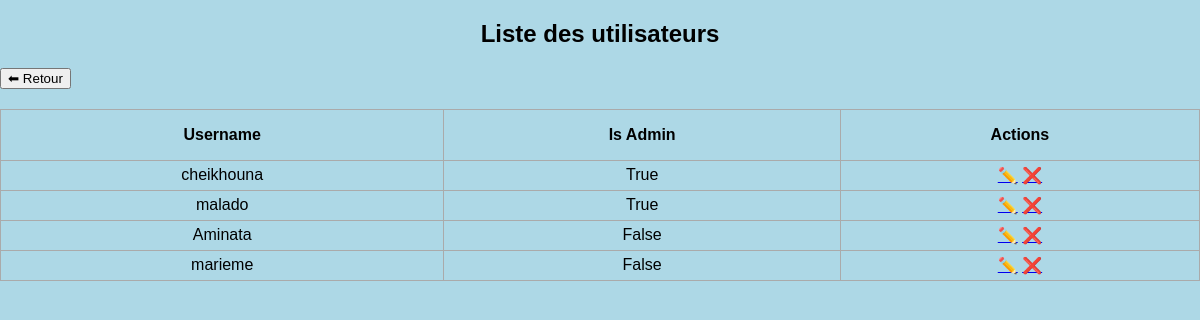
The app's page /users (signed in) with its own data.
### app.py (models this page shows, shortened)
class User(db.Model, UserMixin):
    __tablename__ = 'users'
    id = db.Column(db.Integer, primary_key=True)
    username = db.Column(db.String(100), unique=True, nullable=False)
    password_hash = db.Column(db.String(200), nullable=False)
    is_admin = db.Column(db.Boolean, default=False)
    tasks = db.relationship(
        'Todo',
        backref='user',
        lazy=True,
        cascade="all, delete-orphan"
    )

### app.py (the view)
@app.route('/users')
@login_required
def users():
    if not current_user.is_admin:
        return "Accès refusé", 403
    users = User.query.all()
    return render_template('users.html', users=users)

### app.py (called while the page is built)
@login_manager.user_loader
def load_user(user_id):
    return User.query.get(int(user_id))

### templates/users.html (shortened to what this page needs)
{% extends 'base.html' %}
{% block head %}
    <h2 style="text-align: center;">Liste des utilisateurs</h2>
    <div style="display:flex; justify-content: space-between; align-items:center; margin-bottom:20px;">
       <div>
            <a href="/"><button>⬅ Retour</button></a>
       </div>
    </div>
{% endblock %}
{% block body %}
<div class="content">
    <table border="1" cellpadding="10">
        <tr>
            <th>Username</th>
            <th>Is Admin</th>
            <th>Actions</th>
        </tr>
        {% for user in users %}
        <tr>
            <td>{{ user.username }}</td>
            <td>{{user.is_admin}}</td>
            <td>
                <a href="{{ url_for('update_user', id=user.id) }}">✏️</a>
                <a href="{{ url_for('delete_user', id=user.id) }}"
                onclick="return confirm('Supprimer cet utilisateur ?')">❌</a>
            </td>
        </tr>
        {% endfor %}
    </table>
</div>
{% endblock %}

### static/css/main.css (style rules this page uses)
body, html { margin: 0; font-family: sans-serif; background-color: lightblue; }
.content { margin-left: auto; margin-right: auto; width: 100%; border-collapse: collapse; }
table, td, th { border: 1px solid #aaa; }
table { border-collapse: collapse; width: 100%; }
th { height: 30px; }
td { text-align: center; padding: 5px; }

### records on screen
User: username "cheikhouna", is_admin "True"
User: username "malado", is_admin "True"
User: username "Aminata", is_admin "False"
User: username "marieme", is_admin "False"
